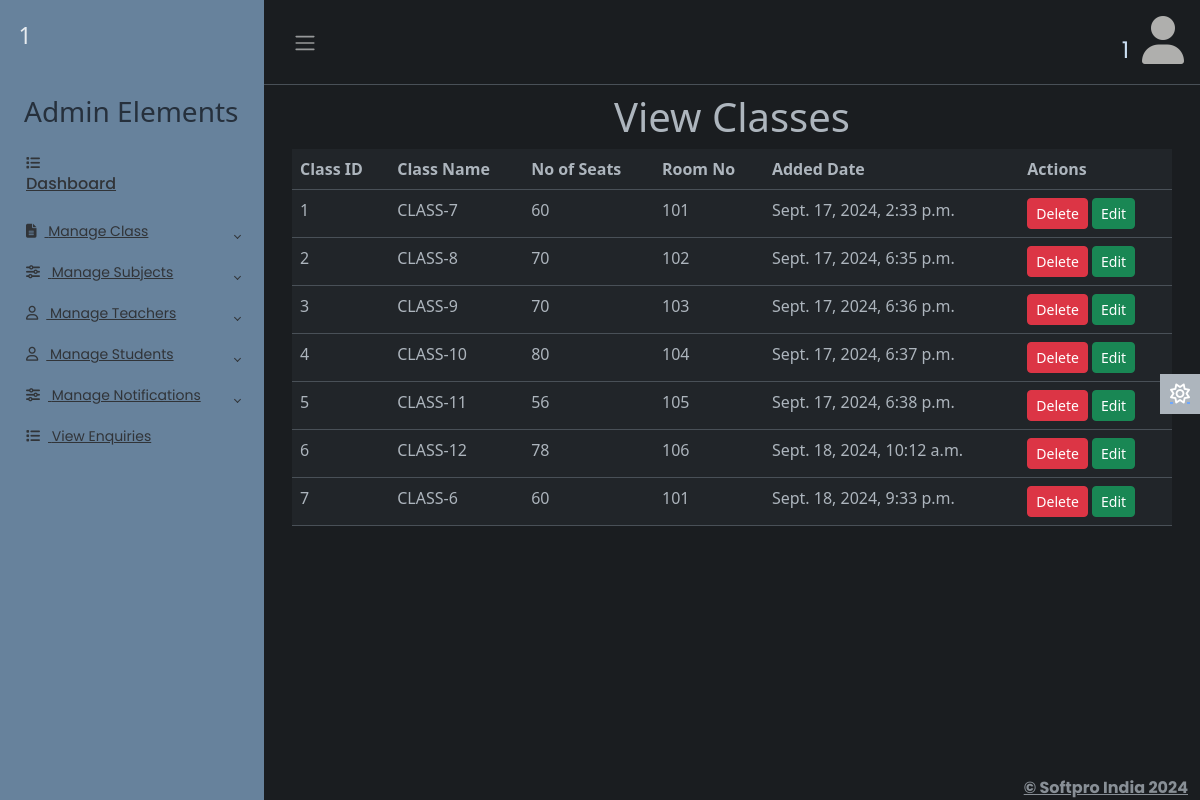
The page /adminapp/viewclass/ (signed in) on the database its author committed.
### adminapp/models.py (models this page shows)
class Classes(models.Model):
    cid=models.IntegerField(primary_key=True,auto_created=True)
    class_name=models.CharField(max_length=30)
    seats=models.IntegerField()
    roomno=models.CharField(max_length=50)
    created_date=models.DateTimeField()

### adminapp/views.py (the view)
# urls.py: path('viewclass/',views.viewclass,name='viewclass'),
@cache_control(no_store=True,no_cache=True,must_revalidate=True)
def viewclass(req):
    try:
        if req.session['adminid']!=None:
            adminid=req.session['adminid']
            cl=Classes.objects.all()
            return render(req,'viewclass.html',{'adminid':adminid,'cl':cl})
    except KeyError:
        return redirect('login')

### adminapp/templates/viewclass.html
{% extends 'adminbase.html' %}
{% load static %}
{% block admin %}
<div class="row">
    <div class="col-sm-12">
        <h1 class="text-center">View Classes</h1>
        <table class="table">
            <tr>
                <th>Class ID</th>
                <th>Class Name</th>
                <th>No of Seats</th>
                <th>Room No</th>
                <th>Added Date</th>
                <th>Actions</th>
            </tr>
            {% for c in cl %}
            <tr>
                <td>{{c.cid}}</td>
                <td>{{c.class_name}}</td>
                <td>{{c.seats}}</td>
                <td>{{c.roomno}}</td>
                <td>{{c.created_date}}</td>
                <td>
                    <a href="{% url 'adminapp:delclass' cid=c.cid %}" class="btn btn-sm btn-danger">Delete</a>
                    <a href="{% url 'adminapp:editclass' id=c.cid %}" class="btn btn-sm btn-success">Edit</a>
                </td>
            </tr>
            {% endfor %}
        </table>
    </div>
</div>
{% endblock %}

### adminapp/static/css/adminstyle.css (style rules this page uses)
body { font-family: 'Poppins', sans-serif; font-size: 0.875rem; opacity: 1; overflow-y: scroll; margin: 0; }
a { cursor: pointer; text-decoration: none; font-family: 'Poppins', sans-serif; }

### rows shown on the page
Classes: cid "1", class_name "CLASS-7", seats "60", roomno "101", created_date "Sept. 17, 2024, 2:33 p.m."
Classes: cid "2", class_name "CLASS-8", seats "70", roomno "102", created_date "Sept. 17, 2024, 6:35 p.m."
Classes: cid "3", class_name "CLASS-9", seats "70", roomno "103", created_date "Sept. 17, 2024, 6:36 p.m."
Classes: cid "4", class_name "CLASS-10", seats "80", roomno "104", created_date "Sept. 17, 2024, 6:37 p.m."
Classes: cid "5", class_name "CLASS-11", seats "56", roomno "105", created_date "Sept. 17, 2024, 6:38 p.m."
Classes: cid "6", class_name "CLASS-12", seats "78", roomno "106", created_date "Sept. 18, 2024, 10:12 a.m."
Classes: cid "7", class_name "CLASS-6", seats "60", roomno "101", created_date "Sept. 18, 2024, 9:33 p.m."

### other values the page prints
{{ adminid }} "1"
